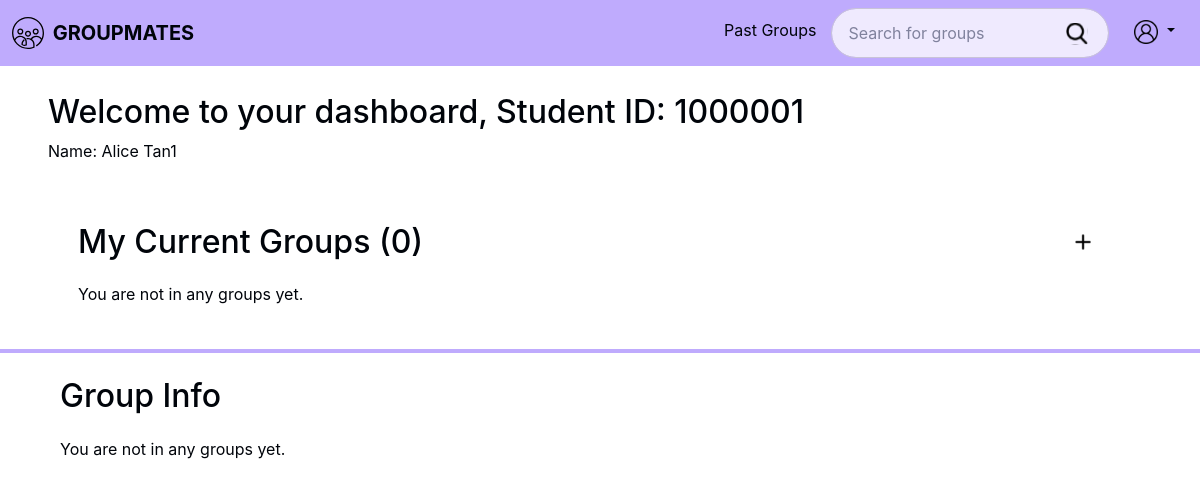
The app's page /dashboard.php (signed in), older data.
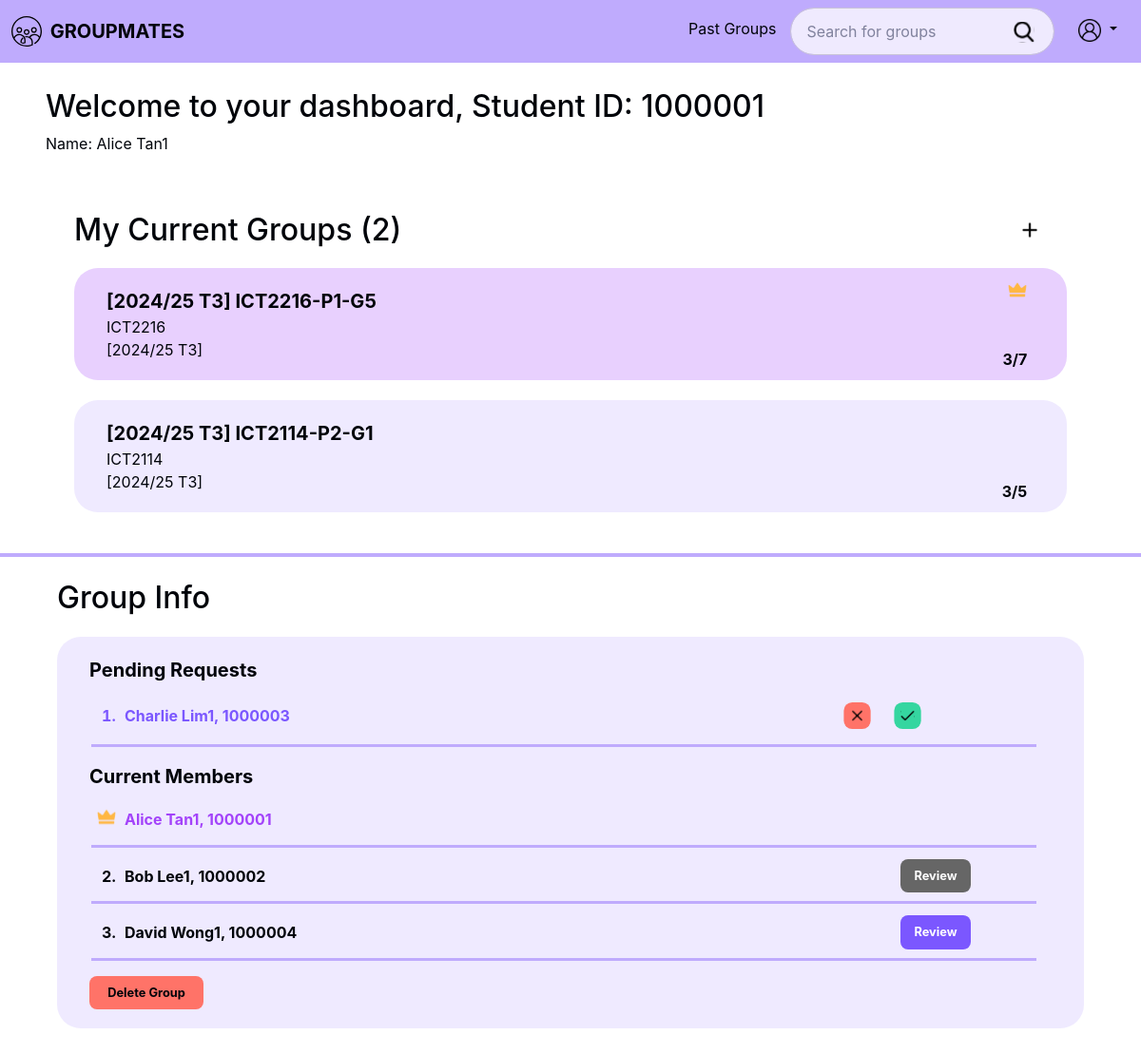
The same page, newer data.
### tables this page shows
CREATE TABLE `groups` (
  groupId INT AUTO_INCREMENT PRIMARY KEY,
  groupName VARCHAR(255) NOT NULL,
  acadYear VARCHAR(20) NOT NULL,
  trimester VARCHAR(10) NOT NULL,
  moduleCode VARCHAR(20) NOT NULL,
  labGroupCode VARCHAR (10) NULL,
  groupNumber INT NOT NULL,
  noOfMembers INT NOT NULL DEFAULT 0,
  maxGroupSize INT NOT NULL,
  groupStatus ENUM('active', 'inactive', 'closed') NOT NULL, 
  FOREIGN KEY (moduleCode) REFERENCES modules (moduleCode) ON DELETE RESTRICT,
  FOREIGN KEY (labGroupCode, moduleCode) REFERENCES labGroups (labGroupCode, moduleCode) ON DELETE RESTRICT
);

CREATE TABLE groupJoinRequests (
  requestId INT AUTO_INCREMENT PRIMARY KEY,
  groupId INT NOT NULL,
  requesterId INT NOT NULL,
  joinStatus ENUM('pending', 'accepted', 'rejected') NOT NULL DEFAULT 'pending',
  requestedAt DATETIME  NOT NULL DEFAULT CURRENT_TIMESTAMP,
  reviewedAt DATETIME  NULL,
  reviewedBy INT NULL,
  FOREIGN KEY (groupId) REFERENCES `groups`(groupId) ON DELETE CASCADE,
  FOREIGN KEY (requesterId) REFERENCES students(studentId) ON DELETE CASCADE,
  FOREIGN KEY (reviewedBy) REFERENCES students(studentId) ON DELETE SET NULL
);

CREATE TABLE students (
  studentId INT PRIMARY KEY CHECK (studentId BETWEEN 1000000 AND 9999999),
  name VARCHAR(255) NOT NULL,
  email VARCHAR(255) NOT NULL UNIQUE,
  password VARCHAR(255) NOT NULL
);

CREATE TABLE groupMembers (
  groupMembersId INT AUTO_INCREMENT PRIMARY KEY,
  groupId INT NOT NULL,
  studentId INT NOT NULL,
  role ENUM('admin', 'member') NOT NULL,
  FOREIGN KEY (groupId) REFERENCES `groups`(groupId) ON DELETE CASCADE,
  FOREIGN KEY (studentId) REFERENCES students(studentId) ON DELETE CASCADE
);

### public/dashboard.php (the view, shortened to what the changed rows need)
<?php
require_once __DIR__ . '/../src/bootstrap.php';
$groupRepo = new GroupMapper($pdo);
$groupMembershipRepo = new GroupMembershipMapper($pdo);
$groupJoinRequestsRepo = new GroupJoinRequestsMapper($pdo);
$studentRepo = new StudentMapper($pdo);
$reviewRepo = new ReviewMapper($pdo);
$groupControl = new GroupControl($groupRepo, $groupMembershipRepo);
$groupMembershipControl = new GroupMembershipControl($groupMembershipRepo, $groupRepo, $groupJoinRequestsRepo);
$studentControl = new StudentControl($studentRepo);
$reviewControl = new ReviewControl($reviewRepo);
$groupController = new GroupPageController($groupControl, $groupMembershipControl, $pdo);
$groupMembershipController = new GroupMembershipController($groupMembershipControl, $pdo);
$studentPageController = new StudentPageController($studentControl);
$reviewPageController = new ReviewPageController($reviewControl, $pdo);
$student = $_SESSION['user'];
$studentId = (int) $student['id'];
$groups = $groupController->listUserGroups($studentId);
$roles = $groupController->getUserRolesForGroups($studentId, $groups);
?>
<div class="mx-5">
    <h2>Welcome to your dashboard, Student ID: <?= htmlspecialchars($student['id']) ?></h2>
</div>
<div class="home content-container">
    <div class="group-container">
        <div class="group-wrapper">
            <div class="title d-flex justify-content-between">
                <h2 class="m-0">My Current Groups (<?= count($groups) ?>)</h2>
                <a href="group_create.php" class="text-decoration-none d-flex">
                    <img src="img/plus.svg" alt="Add Group" class="w-100 add-group" />
                </a>
            </div>
            <?php if (count($groups) > 0): ?>
                <?php foreach ($groups as $group): ?>
                    <div class="group-item" data-group-id="<?= $group->getGroupId() ?>">
                        <span class="group-name header"><?= htmlspecialchars($group->getGroupName()) ?></span>
                        <span class="module"><?= htmlspecialchars($group->getModuleCode()) ?></span>
                        <span class="acad-term">[<?= htmlspecialchars($group->getAcadYear()) ?>
                            T<?= htmlspecialchars($group->getTrimester()) ?>]</span>
                        <span class="member-count"><?= $group->getNoOfMembers() ?>/<?= $group->getMaxMembers() ?></span>
                        <?php
                        if ($roles[$group->getGroupId()] === 'admin'): ?>
                            <div class="img-wrapper leader">
                                <img class="leader-icon w-100" src="img/crown.svg" alt="Leader" />
                            </div>
                        <?php endif; ?>
                    </div>
                <?php endforeach; ?>
            <?php else: ?>
                <p>You are not in any groups yet.</p>
            <?php endif; ?>
        </div>
    </div>
    <div class="info-container">
        <div class="info-wrapper">
            <div class="title d-flex justify-content-between">
                <h2 class="m-0">Group Info</h2>
            </div>
            <?php if (count($groups) > 0): ?>
                <?php foreach ($groups as $group): ?>
                    <div class="info-item">
                        <?php if ($roles[$group->getGroupId()] === 'admin'): ?>
                            <?php
                                $joinRequestsResponse = $groupMembershipController->showJoinRequest($group->getGroupId());
                                $requests = $joinRequestsResponse['joinRequest'] ?? [];
                                ?>
                            <span class="header">Pending Requests</span>
                            <?php if(count($requests) > 0): ?>
                                <ol class="pending-request name-list">
                                    <?php foreach ($requests as $request):
                                        $requesterId = $request->getRequesterId();
                                        $requester = $studentPageController->showUserProfile($requesterId);
                                    ?>
                                        <li>
                                            <div class="request-wrapper">
                                                <a class="profile-link text-decoration-none" href="#"><?= htmlspecialchars($requester->getStudentName())?>, <?= htmlspecialchars($requesterId)?></a>
                                                <form class="pending-form" action="" method="post">
                                                    <button class="btn accept-btn" type="submit">
                                                        <img src="img/reject.svg" alt="Reject" class="w-100 reject" />
                                                    </button>
                                                    <button class="btn reject-btn" type="submit">
                                                        <img src="img/accept.svg" alt="Accept" class="w-100 accept" />
                                                    </button>
                                                </form>
                                            </div>
                                        </li>
                                    <?php endforeach; ?>
                                </ol>
                            <?php else: ?>
                                <p>No pending requests.</p>
                            <?php endif; ?>
                        <?php endif; ?>
                        <span class="header">Current Members</span>
                        <ol class="current-members name-list">
                            <?php
                                $groupData = $groupController->displayGroupDetails($group->getGroupId());
                                $groupMembers = $groupData['members'];
                                foreach ($groupMembers as $member):
                                    if (($member->getRole() === 'admin') && ($member->getStudentId() == $studentId)): ?>
                                        <li class="user admin">
                                    <?php elseif($member->getRole() === 'admin'): ?>
                                        <li class="admin">
                                    <?php elseif($member->getStudentId() == $studentId): ?>
                                        <li class="user">
                                    <?php else: ?>
                                        <li>
                                    <?php endif; ?>
                                            <div class="member-wrapper">
                                            <a class="profile-link text-decoration-none" href="#"><?= htmlspecialchars($member->getStudentName())?>, <?= htmlspecialchars($member->getStudentId())?></a>
                                            <?php if ($member->getStudentId() != $studentId): ?>
                                                <div class="reply-section my-2 py-1">
                                                    <form action="review_create.php" method="post">
                                                    <?php if ($reviewPageController->onCheckIfReviewed($studentId, $member->getStudentId(), $group->getGroupId())): ?>
                                                        <button class="disabled reply-button">
                                                    <?php else: ?>
                                                        <button type="submit" class="reply-button">
                                                    <?php endif; ?>
                                                            Review
                                                        </button>
                                                    </form>
                                            </div>
                                        <?php endif; ?>
                                        </div>
                                    </li>
                                <?php endforeach; ?>
                            </ol>
                            <?php if ($roles[$group->getGroupId()] === 'admin'): ?>
                                <div class="delete-section" data-group-id="<?= htmlspecialchars($group->getGroupId())?>">
                                    <div
                                        class="text-decoration-none text-center delete-button d-flex align-items-center justify-content-center">
                                        Delete Group
                                    </div>
                                </div>
                                <?php endif; ?>
                            </div>
                            <?php endforeach; ?>
                    <?php else: ?>
                        <p>You are not in any groups yet.</p>
                    <?php endif; ?>
            </div>
        </div>
    </div>
</div>
<?php
include '_layout.php';
?>

Row changes from the older to the newer data that the page shows:
now on this page (row edited): groups: groupName "[2024/25 T3] ICT2216-P1-G5", moduleCode "ICT2216", acadYear "2024/25", trimester "3", noOfMembers "3", maxGroupSize "7"
added groups: groupName "[2024/25 T3] ICT2114-P2-G1", moduleCode "ICT2114", acadYear "2024/25", trimester "3", noOfMembers "3", maxGroupSize "5", shown under "My Current Groups (2)"
added groupjoinrequests: requesterId.name "Charlie Lim1", requesterId "1000003"
now on this page (row edited): groupmembers: studentId.name "Alice Tan1", studentId "1000001"
now on this page (row edited): groupmembers: studentId.name "Bob Lee1", studentId "1000002"
added groupmembers: studentId.name "David Wong1", studentId "1000004"
Text that changed along with them:
count($groups): "0" → "2"
text no longer shown: "You are not in any groups yet. You are not in any groups yet."
